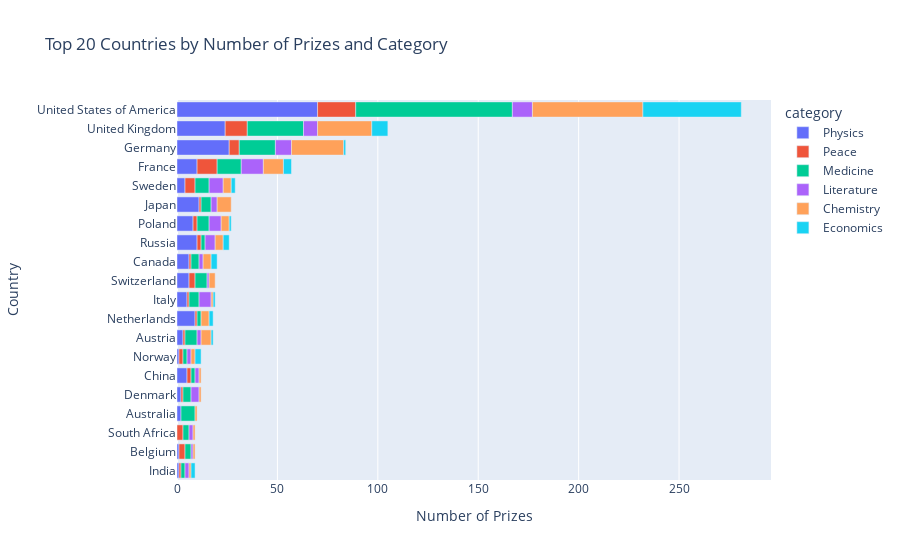

The cell this chart's notebook holds for it:
### Code cell
# Solution #2
cat_country = df_data.groupby(['birth_country_current', 'category'], as_index=False).agg({'prize': pd.Series.count})
cat_country.sort_values(by='prize', ascending=False, inplace=True)

merged_df = pd.merge(cat_country, top20_countries, on='birth_country_current', suffixes=('_cat', '_total'))
merged_df.sort_values(by='prize_total', inplace=True)

cat_cntry_bar = px.bar(
    title='Top 20 Countries by Number of Prizes and Category',
    data_frame=merged_df,
    x='prize_cat',
    y='birth_country_current',
    color='category',
    orientation='h',
    hover_name='category'
)

cat_cntry_bar.update_layout(
    xaxis={
        'title': 'Number of Prizes'
    },
    yaxis={
        'title': 'Country',
        'categoryorder': 'total ascending',
        'tickmode': 'linear'
    },
)

cat_cntry_bar.show()

### Figure 1 — Plotly figure (JSON) as saved in the notebook; plotly's stock layout.template omitted (floating-point values rounded to 4 significant figures)
{"data": [{"alignmentgroup": "True", "hovertemplate": "<b>%{hovertext}</b><br><br>category=Physics<br>prize_cat=%{x}<br>birth_country_current=%{y}<extra></extra>", "hovertext": ["Physics", "Physics", "Physics", "Physics", "Physics", "Physics", "Physics", "Physics", "Physics", "Physics", "Physics", "Physics", "Physics", "Physics", "Physics", "Physics", "Physics", "Physics", "Physics"], "legendgroup": "Physics", "marker": {"color": "#636efa", "pattern": {"shape": ""}}, "name": "Physics", "offsetgroup": "Physics", "orientation": "h", "showlegend": true, "textposition": "auto", "type": "bar", "x": [1, 1, 2, 2, 5, 1, 3, 9, 5, 6, 6, 10, 8, 11, 4, 10, 26, 24, 70], "xaxis": "x", "y": ["India", "Belgium", "Australia", "Denmark", "China", "Norway", "Austria", "Netherlands", "Italy", "Switzerland", "Canada", "Russia", "Poland", "Japan", "Sweden", "France", "Germany", "United Kingdom", "United States of America"], "yaxis": "y"}, {"alignmentgroup": "True", "hovertemplate": "<b>%{hovertext}</b><br><br>category=Peace<br>prize_cat=%{x}<br>birth_country_current=%{y}<extra></extra>", "hovertext": ["Peace", "Peace", "Peace", "Peace", "Peace", "Peace", "Peace", "Peace", "Peace", "Peace", "Peace", "Peace", "Peace", "Peace", "Peace", "Peace", "Peace", "Peace", "Peace"], "legendgroup": "Peace", "marker": {"color": "#EF553B", "pattern": {"shape": ""}}, "name": "Peace", "offsetgroup": "Peace", "orientation": "h", "showlegend": true, "textposition": "auto", "type": "bar", "x": [1, 3, 3, 1, 2, 2, 1, 1, 1, 3, 1, 2, 2, 1, 5, 10, 5, 11, 19], "xaxis": "x", "y": ["India", "South Africa", "Belgium", "Denmark", "Norway", "China", "Netherlands", "Austria", "Italy", "Switzerland", "Canada", "Russia", "Poland", "Japan", "Sweden", "France", "Germany", "United Kingdom", "United States of America"], "yaxis": "y"}, {"alignmentgroup": "True", "hovertemplate": "<b>%{hovertext}</b><br><br>category=Medicine<br>prize_cat=%{x}<br>birth_country_current=%{y}<extra></extra>", "hovertext": ["Medicine", "Medicine", "Medicine", "Medicine", "Medicine", "Medicine", "Medicine", "Medicine", "Medicine", "Medicine", "Medicine", "Medicine", "Medicine", "Medicine", "Medicine", "Medicine", "Medicine", "Medicine", "Medicine", "Medicine"], "legendgroup": "Medicine", "marker": {"color": "#00cc96", "pattern": {"shape": ""}}, "name": "Medicine", "offsetgroup": "Medicine", "orientation": "h", "showlegend": true, "textposition": "auto", "type": "bar", "x": [3, 3, 2, 7, 4, 2, 2, 6, 2, 5, 6, 4, 2, 5, 6, 7, 12, 18, 28, 78], "xaxis": "x", "y": ["South Africa", "Belgium", "India", "Australia", "Denmark", "China", "Norway", "Austria", "Netherlands", "Italy", "Switzerland", "Canada", "Russia", "Japan", "Poland", "Sweden", "France", "Germany", "United Kingdom", "United States of America"], "yaxis": "y"}, {"alignmentgroup": "True", "hovertemplate": "<b>%{hovertext}</b><br><br>category=Literature<br>prize_cat=%{x}<br>birth_country_current=%{y}<extra></extra>", "hovertext": ["Literature", "Literature", "Literature", "Literature", "Literature", "Literature", "Literature", "Literature", "Literature", "Literature", "Literature", "Literature", "Literature", "Literature", "Literature", "Literature", "Literature", "Literature"], "legendgroup": "Literature", "marker": {"color": "#ab63fa", "pattern": {"shape": ""}}, "name": "Literature", "offsetgroup": "Literature", "orientation": "h", "showlegend": true, "textposition": "auto", "type": "bar", "x": [2, 1, 2, 4, 2, 2, 2, 6, 1, 2, 5, 3, 6, 7, 11, 8, 7, 10], "xaxis": "x", "y": ["South Africa", "Belgium", "India", "Denmark", "China", "Norway", "Austria", "Italy", "Switzerland", "Canada", "Russia", "Japan", "Poland", "Sweden", "France", "Germany", "United Kingdom", "United States of America"], "yaxis": "y"}, {"alignmentgroup": "True", "hovertemplate": "<b>%{hovertext}</b><br><br>category=Chemistry<br>prize_cat=%{x}<br>birth_country_current=%{y}<extra></extra>", "hovertext": ["Chemistry", "Chemistry", "Chemistry", "Chemistry", "Chemistry", "Chemistry", "Chemistry", "Chemistry", "Chemistry", "Chemistry", "Chemistry", "Chemistry", "Chemistry", "Chemistry", "Chemistry", "Chemistry", "Chemistry", "Chemistry", "Chemistry", "Chemistry"], "legendgroup": "Chemistry", "marker": {"color": "#FFA15A", "pattern": {"shape": ""}}, "name": "Chemistry", "offsetgroup": "Chemistry", "orientation": "h", "showlegend": true, "textposition": "auto", "type": "bar", "x": [1, 1, 1, 1, 1, 1, 2, 5, 4, 1, 3, 4, 4, 4, 7, 4, 10, 26, 27, 55], "xaxis": "x", "y": ["South Africa", "India", "Belgium", "Australia", "Denmark", "China", "Norway", "Austria", "Netherlands", "Italy", "Switzerland", "Canada", "Russia", "Poland", "Japan", "Sweden", "France", "Germany", "United Kingdom", "United States of America"], "yaxis": "y"}, {"alignmentgroup": "True", "hovertemplate": "<b>%{hovertext}</b><br><br>category=Economics<br>prize_cat=%{x}<br>birth_country_current=%{y}<extra></extra>", "hovertext": ["Economics", "Economics", "Economics", "Economics", "Economics", "Economics", "Economics", "Economics", "Economics", "Economics", "Economics", "Economics", "Economics"], "legendgroup": "Economics", "marker": {"color": "#19d3f3", "pattern": {"shape": ""}}, "name": "Economics", "offsetgroup": "Economics", "orientation": "h", "showlegend": true, "textposition": "auto", "type": "bar", "x": [2, 3, 1, 2, 1, 3, 3, 1, 2, 4, 1, 8, 49], "xaxis": "x", "y": ["India", "Norway", "Austria", "Netherlands", "Italy", "Canada", "Russia", "Poland", "Sweden", "France", "Germany", "United Kingdom", "United States of America"], "yaxis": "y"}], "layout": {"barmode": "relative", "legend": {"title": {"text": "category"}, "tracegroupgap": 0}, "title": {"text": "Top 20 Countries by Number of Prizes and Category"}, "xaxis": {"anchor": "y", "domain": [0, 1], "title": {"text": "Number of Prizes"}}, "yaxis": {"anchor": "x", "categoryorder": "total ascending", "domain": [0, 1], "tickmode": "linear", "title": {"text": "Country"}}}}
